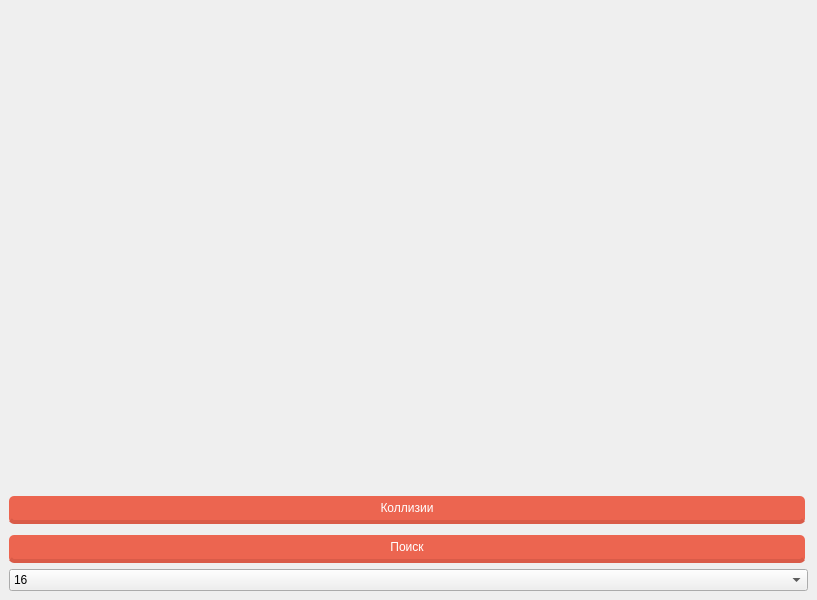
<?xml version="1.0" encoding="UTF-8"?>
<ui version="4.0">
 <class>MainWindow</class>
 <widget class="QMainWindow" name="MainWindow">
  <property name="geometry">
   <rect>
    <x>0</x>
    <y>0</y>
    <width>817</width>
    <height>600</height>
   </rect>
  </property>
  <property name="windowTitle">
   <string>MainWindow</string>
  </property>
  <widget class="QWidget" name="centralwidget">
   <layout class="QVBoxLayout" name="verticalLayout">
    <item>
     <widget class="QCustomPlot" name="customplot" native="true"/>
    </item>
    <item>
     <widget class="QPushButton" name="kolizii">
      <property name="styleSheet">
       <string notr="true">float: rigth;
margin-right: 3%;
margin-top: 5px;
border-radius: 5px;
-moz-border-radius: 5px;
-webkit-border-radius: 5px;
padding: 5px 9px;
font-size: 1.2em;
background-color: rgba(236, 101, 80, 1);
text-shadow: #4545545 0 0 2px;
border-bottom: 4px solid rgba(217, 91, 72, 1);
color: white;
font-family: 'Roboto Slab', serif;
</string>
      </property>
      <property name="text">
       <string>Коллизии</string>
      </property>
     </widget>
    </item>
    <item>
     <widget class="QPushButton" name="search">
      <property name="styleSheet">
       <string notr="true">float: rigth;
margin-right: 3%;
margin-top: 5px;
border-radius: 5px;
-moz-border-radius: 5px;
-webkit-border-radius: 5px;
padding: 5px 9px;
font-size: 1.2em;
background-color: rgba(236, 101, 80, 1);
text-shadow: #4545545 0 0 2px;
border-bottom: 4px solid rgba(217, 91, 72, 1);
color: white;
font-family: 'Roboto Slab', serif;</string>
      </property>
      <property name="text">
       <string>Поиск</string>
      </property>
     </widget>
    </item>
    <item>
     <widget class="QComboBox" name="comboBox">
      <item>
       <property name="text">
        <string>16</string>
       </property>
      </item>
      <item>
       <property name="text">
        <string>64</string>
       </property>
      </item>
      <item>
       <property name="text">
        <string>128</string>
       </property>
      </item>
      <item>
       <property name="text">
        <string>2048</string>
       </property>
      </item>
     </widget>
    </item>
   </layout>
  </widget>
  <widget class="QMenuBar" name="menubar">
   <property name="geometry">
    <rect>
     <x>0</x>
     <y>0</y>
     <width>817</width>
     <height>26</height>
    </rect>
   </property>
  </widget>
 </widget>
 <customwidgets>
  <customwidget>
   <class>QCustomPlot</class>
   <extends>QWidget</extends>
   <header>qcustomplot.h</header>
   <container>1</container>
  </customwidget>
 </customwidgets>
 <resources/>
 <connections/>
</ui>
